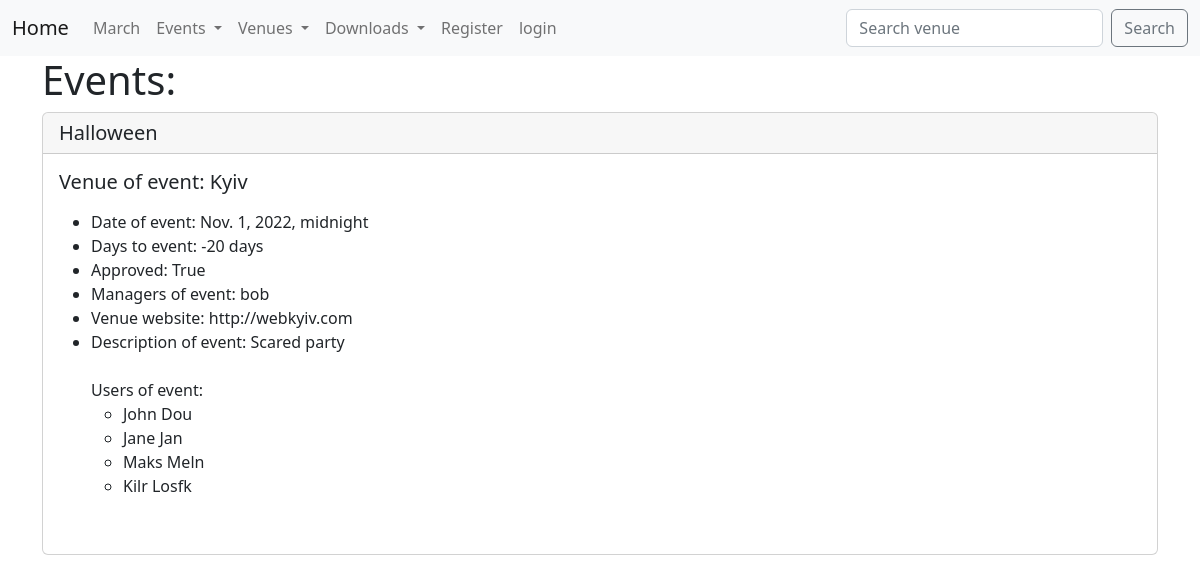
Page /event_detail/11/ on the committed database.
### events/models.py (models this page shows)
class Event(models.Model):
    name = models.CharField('Event Name', max_length=120)
    event_date = models.DateTimeField('Event date')
    venue = models.ForeignKey(Venue, blank=True, null=True, on_delete=models.CASCADE)
    manager = models.ForeignKey(User, blank=True, null=True, on_delete=models.SET_NULL)
    description = models.TextField(blank=True)
    users = models.ManyToManyField(MyClubUser, blank=True)
    approved = models.BooleanField('Approved event', default=False)
    def __str__(self):
        return self.name
    @property
    def days_to_event(self):
        today = date.today()
        days_till_event = self.event_date.date() - today
        days_till_stripped = str(days_till_event).split(',')[0]
        return days_till_stripped

class Venue(models.Model):
    name = models.CharField('Venue name', max_length=120)
    address = models.CharField(max_length=300)
    zip_code = models.CharField('Zip code', max_length=10, blank=True)
    phone = models.CharField('Contact phone', max_length=15, blank=True)
    web = models.URLField('Website address', blank=True)
    email = models.EmailField('Email address', blank=True)
    owner = models.IntegerField('Venue owner', blank=False, default=1)
    venue_image = models.ImageField(null=True, blank=True, upload_to='images/')
    def __str__(self):
        return self.name

class MyClubUser(models.Model):
    first_name = models.CharField(max_length=100)
    last_name = models.CharField(max_length=100)
    email = models.EmailField('User email')
    def __str__(self):
        return f'{self.first_name} {self.last_name}'

### events/views.py (the view)
# urls.py: path('event_detail/<event_id>/', event_detail, name='event_detail'),
def event_detail(request, event_id):
    event = Event.objects.get(pk=event_id)
    users = Event.objects.all().prefetch_related('many_set')
    context = {
        'event': event,
        'users': users,
    }
    return render(request, 'events/event_detail.html', context)

### events/templates/events/event_detail.html (shortened to what this page needs)
{% extends 'events/main.html' %}
{% block content %}
<h1>Events: </h1>
{% if event.approved %}
<div class="card">
  <h5 class="card-header">{{ event }}</h5>
  <div class="card-body">
    <h5 class="card-title">Venue of event: {{ event.venue }}</h5>
    <p class="card-text">
        <ul>
        <li>Date of event: {{ event.event_date }}</li>
        <li>Days to event: {{ event.days_to_event }}</li>
        <li>Approved: {{ event.approved }}</li>
        <li>Managers of event: {{ event.manager }}</li>
        <li>Venue website: {{ event.venue.web }}</li>
        <li>Description of event: {{ event.description }}</li>
        <br>
            Users of event:
            <ul>
            {% for user in event.users.all %}
                <li>
                    {{ user }}
                </li>
            {% endfor %}
            </ul>
      <br>
    </ul>
    </p>
  </div>
</div>
<br>
{% endif %}
{% endblock %}

### events/templates/events/main.html (style rules this page uses)
body { backgroud: #f4f4f4; }

### rows in the picture
Event: name "Halloween", venue "Kyiv", event_date "Nov. 1, 2022, midnight", days_to_event "-20 days", approved "True", manager "bob", venue.web "http://webkyiv.com", description "Scared party"
MyClubUser: first_name+last_name "John Dou"
MyClubUser: first_name+last_name "Jane Jan"
MyClubUser: first_name+last_name "Maks Meln"
MyClubUser: first_name+last_name "Kilr Losfk"
